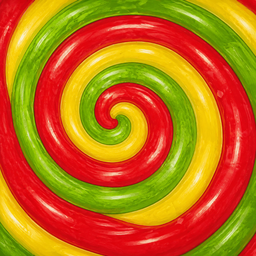
#> input picture Slopesmith/tools/prop-recipes/assets/wrapped_lollipop_red_source.png, 256 x 256 px
$ python wrapped_lollipop_red_atlas.py
#> lines starting #> are read from the running program, lines starting #| are printed output that depends on the picture
### Slopesmith/tools/prop-recipes/_atlas.py
"""
Shared machinery for painting the prop atlases — the system-Python twin of `_lib.py`.

Needs Pillow, which Blender's bundled interpreter does NOT have, which is why the painting and the
modelling live in separate processes and talk through a PNG on disk.

The house style, and the page size the platform itself uses: a whole machine family — base, head and
both pipe runs — shares ONE 128x128 RGBA page holding a yellow band, a grey plate and a dark fan
housing. A handful of flat, slightly desaturated regions with crumb noise on top. Saturation and smooth
gradients are what make hand-painted low-poly art read as a modern render instead of a PS2 prop.

`panels(cols, rows)` here and `panels(cols, rows)` in `_lib` describe the SAME grid — one in image
pixels, one in UV space. Both are generated from the same two numbers rather than written out by hand,
because a mismatch between them is a silent texture-offset bug that only shows on the model.
"""

import math
import random

from PIL import Image, ImageDraw


def panels(size, cols, rows):
    """The atlas grid as (x0, y0, x1, y1) pixel rects, indexed [row][col] from the image's top-left —
    the same order `_lib.panels` returns its UV rects in."""
    w, h = size // cols, size // rows
    return [[(c * w, r * h, (c + 1) * w, (r + 1) * h) for c in range(cols)] for r in range(rows)]


# [9 lines left out: function blob, not called in this run]


def speckle(draw, rnd, rect, n, colours, size=(1, 2)):
    """Crumb noise inside one panel, kept strictly in bounds so nothing bleeds across a panel seam."""
    x0, y0, x1, y1 = rect
    for _ in range(n):
        x = rnd.randint(x0, x1 - 1)
        y = rnd.randint(y0, y1 - 1)
        r = rnd.randint(*size)
        draw.ellipse((x, y, min(x + r, x1 - 1), min(y + r, y1 - 1)), fill=rnd.choice(colours))


# [78 lines left out: functions scatter_blobs, stripes, bars, hazard, filmstrip, not called in this run]


def new_atlas(size, bg=(0, 0, 0, 255)):
    """A blank page. For an alpha-CUTOUT atlas pass a transparent background whose RGB still carries the
    art's own colour — e.g. `(54, 86, 62, 0)` for foliage.

    Transparent-BLACK is the classic mistake: alpha is tested after filtering, so mip levels and bilinear
    taps blend the invisible pixels' RGB into the visible edge and every needle gets a dark halo. Same
    colour, zero alpha, no halo.
    """
#> called with size = 256, bg = (0, 0, 0, 255)
    img = Image.new('RGBA', (size, size), bg)
    return img, ImageDraw.Draw(img)

### Slopesmith/tools/prop-recipes/misc/wrapped_lollipop_red_atlas.py
"""Paint the shared atlas for the wrapped-lollipop prototype.

The candy face starts from generated source art derived from the user's reference photo. The stick, candy
edge, and clear heat-sealed wrapper are deterministic Pillow work so the prop can be rebuilt byte-for-byte.

    [0][0] swirl candy face [0][1] swirl candy edge
    [1][0] white stick      [1][1] clear wrapper

Run with system Python:
    python Slopesmith/tools/prop-recipes/misc/wrapped_lollipop_red_atlas.py
"""

import os
import random
import sys

from PIL import Image, ImageDraw, ImageEnhance

ROOT = os.path.dirname(os.path.dirname(os.path.abspath(__file__)))
if ROOT not in sys.path:
    sys.path.insert(0, ROOT)
from _atlas import new_atlas, panels, speckle  # noqa: E402

SIZE = 256
SOURCE = os.path.join(ROOT, 'assets', 'wrapped_lollipop_red_source.png')
OUT = os.path.join(ROOT, 'build', 'wrapped_lollipop_red.png')

GRID = panels(SIZE, 2, 2)
CANDY_FACE, CANDY_EDGE = GRID[0]
STICK, WRAPPER = GRID[1]


def paste_panel(atlas, source, rect):
    x0, y0, x1, y1 = rect
    art = source.resize((x1 - x0, y1 - y0), Image.Resampling.LANCZOS)
    atlas.paste(art, (x0, y0))


def main():
    if not os.path.exists(SOURCE):
        raise FileNotFoundError(f'missing generated candy source: {SOURCE}')
    os.makedirs(os.path.dirname(OUT), exist_ok=True)
    atlas, draw = new_atlas(SIZE)
    source = Image.open(SOURCE).convert('RGBA')
#> source is the input picture: PIL image 256x256 RGBA; mean R, G, B, A 192.5, 110.3, 19.3, 255
    source = ImageEnhance.Contrast(source).enhance(1.08)
    source = ImageEnhance.Color(source).enhance(0.92)
    paste_panel(atlas, source, CANDY_FACE)
#> in paste_panel, `art = source.resize((x1 - x0, y1 - y0), Image.Resampling.LANCZOS)`:
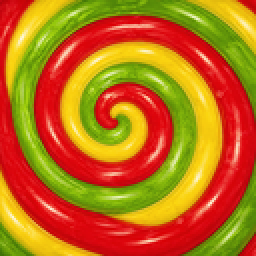
#> art: PIL image 128x128 RGBA (shown 2 times larger); mean R, G, B, A 191, 110, 22, 255
#> in paste_panel, `atlas.paste(art, (x0, y0))`:
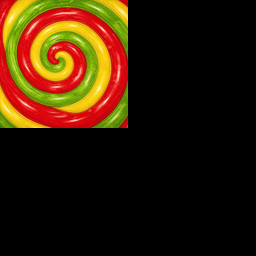
#> atlas: PIL image 256x256 RGBA; mean R, G, B, A 47.8, 27.5, 5.5, 255

    # A narrow equatorial sample carries the same red/yellow/green flow around the candy's thickness.
    sx0, sy0, sx1, sy1 = 0, round(source.height * 0.43), source.width, round(source.height * 0.57)
#> sx0 = 0; sy0 = 110; sx1 = 256; sy1 = 146
    edge_art = source.crop((sx0, sy0, sx1, sy1))
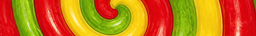
#> edge_art: PIL image 256x36 RGBA; mean R, G, B, A 196.7, 113.8, 21.8, 255
    paste_panel(atlas, edge_art, CANDY_EDGE)
#> call 2 of paste_panel, with rect = (128, 0, 256, 128)
#> in paste_panel (call 2), `art = source.resize((x1 - x0, y1 - y0), Image.Resampling.LANCZOS)`:
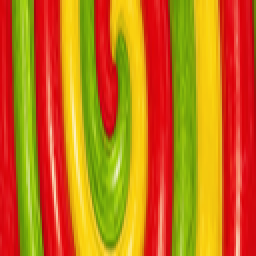
#> art: PIL image 128x128 RGBA (shown 2 times larger); mean R, G, B, A 196.7, 113.8, 21.8, 255
#> in paste_panel (call 2), `atlas.paste(art, (x0, y0))`:
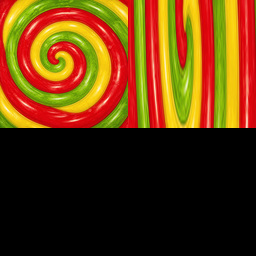
#> atlas: PIL image 256x256 RGBA; mean R, G, B, A 96.9, 56, 10.9, 255

    rnd = random.Random(20260808)
    x0, y0, x1, y1 = CANDY_EDGE
    for _ in range(7):
        y = rnd.randint(y0 + 2, y1 - 3)
        tone = rnd.choice(((255, 244, 176, 255), (112, 151, 31, 255), (195, 35, 37, 255)))
        draw.line((x0, y, x1 - 1, y + rnd.randint(-2, 2)), fill=tone, width=1)
    speckle(draw, rnd, CANDY_EDGE, 75,
            ((255, 255, 213, 255), (118, 74, 10, 255), (255, 115, 79, 255)), size=(1, 2))

    x0, y0, x1, y1 = STICK
    draw.rectangle(STICK, fill=(235, 233, 217, 255))
    draw.rectangle((x0, y0, x0 + 18, y1 - 1), fill=(255, 255, 246, 255))
    draw.rectangle((x1 - 23, y0, x1 - 1, y1 - 1), fill=(190, 193, 184, 255))
    for _ in range(30):
        x = rnd.randint(x0 + 8, x1 - 9)
        draw.line((x, y0, x + rnd.randint(-2, 2), y1 - 1),
                  fill=(214, 216, 207, rnd.randint(70, 125)), width=1)
#> this loop made 30 passes
#> x on passes 1 to 12: 117, 62, 116, 79, 12, 57, 35, 100, 32, 96, 71, 95

    # No fully transparent pixels: Slopesmith classifies this as genuine translucent alpha rather than a
    # leaf-like cutout. The candy and stick panels stay alpha 255 on the same page.
    x0, y0, x1, y1 = WRAPPER
    # Clear-plastic film follows GARI/0050's dominant window alpha: 64/255. Candy and stick stay alpha 255,
    # and the whole page remains one continuously blended atlas rather than a binary cutout mask.
    draw.rectangle(WRAPPER, fill=(218, 240, 246, 64))
    seal = (232, 250, 252, 90)
    seal_hi = (255, 255, 255, 145)
    for inset in (4, 8, 13):
        draw.rectangle((x0 + inset, y0 + inset, x1 - inset - 1, y1 - inset - 1), outline=seal, width=2)
    # Heat-seal ribs along the square perimeter, like the reference photo's little crimp lines.
    for k in range(10, 119, 8):
        draw.line((x0 + k, y0 + 3, x0 + k - 4, y0 + 15), fill=seal_hi, width=2)
        draw.line((x0 + k, y1 - 4, x0 + k + 3, y1 - 16), fill=seal, width=2)
        draw.line((x0 + 3, y0 + k, x0 + 15, y0 + k - 4), fill=seal, width=2)
        draw.line((x1 - 4, y0 + k, x1 - 16, y0 + k + 3), fill=seal_hi, width=2)
    # A handful of asymmetrical folds keep the bag from reading as a glass pane.
    folds = [
        [(x0 + 15, y0 + 26), (x0 + 52, y0 + 48), (x0 + 85, y0 + 34)],
        [(x0 + 18, y0 + 99), (x0 + 45, y0 + 74), (x0 + 109, y0 + 88)],
        [(x0 + 67, y0 + 16), (x0 + 58, y0 + 56), (x0 + 97, y0 + 111)],
    ]
    for points in folds:
        draw.line(points, fill=(250, 255, 255, 120), width=2)
        draw.line([(x + 2, y + 1) for x, y in points], fill=(151, 199, 208, 60), width=1)

    atlas.save(OUT)
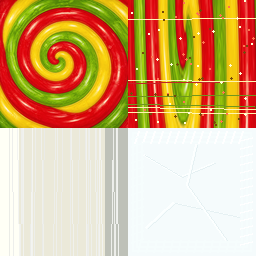
#> saved as wrapped_lollipop_red.png: PIL image 256x256 RGBA; mean R, G, B, A 209, 174.1, 127.7, 200.9; transparent parts drawn white
    print(f'wrote {OUT} {atlas.size} {atlas.mode}')
#| wrote Slopesmith/tools/prop-recipes/build/wrapped_lollipop_red.png (256, 256) RGBA


if __name__ == '__main__':
    main()
